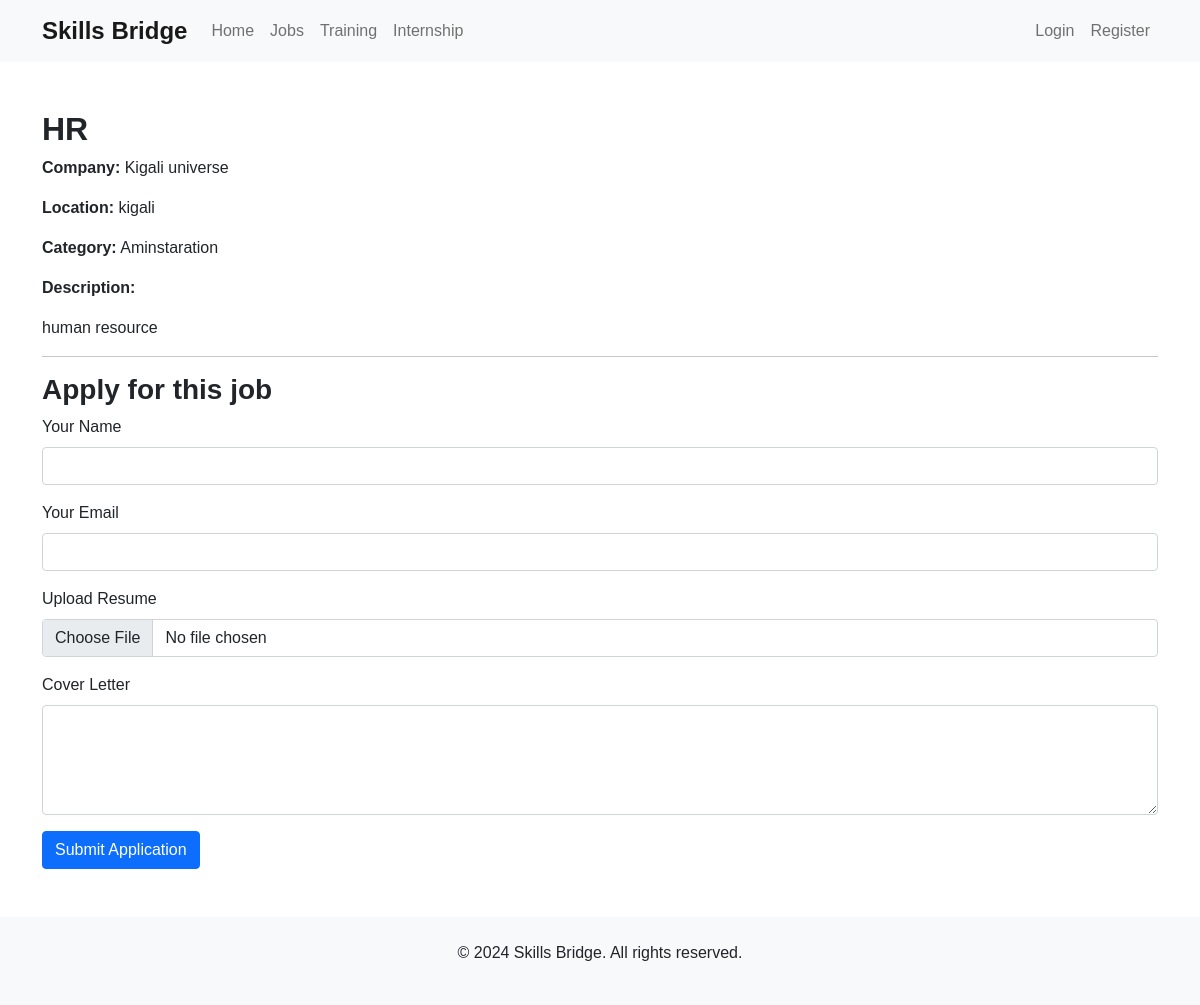
Screenshot of /pages/job-application-details.php?id=2 with the database file from the repository.
### tables this page shows
CREATE TABLE `jobs` (
  `id` int(11) NOT NULL,
  `title` varchar(255) NOT NULL,
  `company` varchar(255) NOT NULL,
  `location` varchar(255) NOT NULL,
  `category` varchar(100) DEFAULT NULL,
  `description` text DEFAULT NULL,
  `posted_at` datetime DEFAULT current_timestamp()
);

### pages/job-application-details.php (the view, shortened to what this page needs)
<?php
include('../includes/db.php');
$jobId = $_GET['id'] ?? null;
$query = "SELECT * FROM jobs WHERE id = :id";
$stmt = $pdo->prepare($query);
$stmt->execute(['id' => $jobId]);
$job = $stmt->fetch(PDO::FETCH_ASSOC);
?>
<?php include('../includes/header.php'); ?>
<section class="my-5">
    <div class="container">
        <h2><?php echo htmlspecialchars($job['title']); ?></h2>
        <p><strong>Company:</strong> <?php echo htmlspecialchars($job['company']); ?></p>
        <p><strong>Location:</strong> <?php echo htmlspecialchars($job['location']); ?></p>
        <p><strong>Category:</strong> <?php echo htmlspecialchars($job['category']); ?></p>
        <p><strong>Description:</strong></p>
        <p><?php echo nl2br(htmlspecialchars($job['description'])); ?></p>
        <hr>
        <h3>Apply for this job</h3>
        <form method="POST" enctype="multipart/form-data">
            <div class="mb-3">
                <label for="name" class="form-label">Your Name</label>
                <input type="text" class="form-control" id="name" name="name" required>
            </div>
            <div class="mb-3">
                <label for="email" class="form-label">Your Email</label>
                <input type="email" class="form-control" id="email" name="email" required>
            </div>
            <div class="mb-3">
                <label for="resume" class="form-label">Upload Resume</label>
                <input type="file" class="form-control" id="resume" name="resume" accept=".pdf,.doc,.docx" required>
            </div>
            <div class="mb-3">
                <label for="cover_letter" class="form-label">Cover Letter</label>
                <textarea class="form-control" id="cover_letter" name="cover_letter" rows="4" required></textarea>
            </div>
            <button type="submit" class="btn btn-primary">Submit Application</button>
        </form>
    </div>
</section>
<?php include('../includes/footer.php'); ?>

### includes/styles.css (style rules this page uses)
body { font-family: 'Arial', sans-serif; }
h1, h2, h3 { font-weight: 600; }

### rows the page displays
jobs: title "HR", company "Kigali universe", location "kigali", category "Aminstaration", description "human resource"
